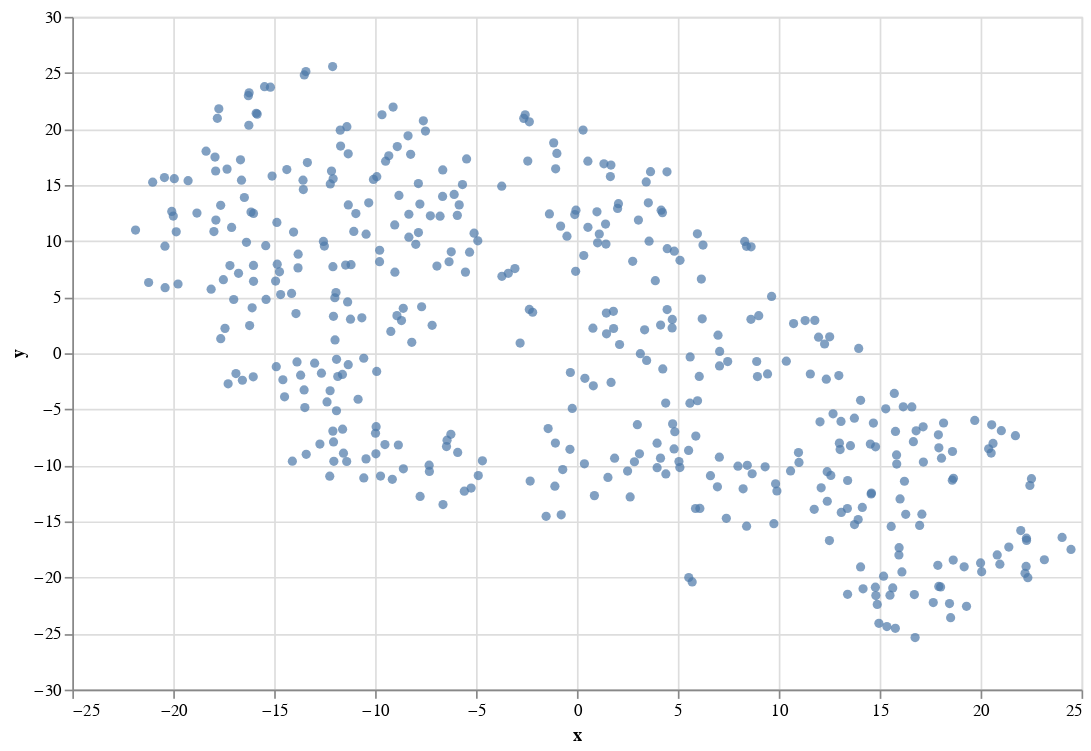

The cell this chart's notebook holds for it:
### Code cell
alt.Chart(good_data).mark_circle().encode(
                        x='x',
                        y='y',
                        tooltip=['Fresh', 'Milk', 'Grocery', 'Frozen', 'Detergents_Paper', 'Delicatessen']
                    ).properties(
                        width=600,
                        height=400
                    )

### Figure 1 — Vega-Lite specification as saved in the notebook (floating-point values rounded to 4 significant figures; data arrays with more than 128 entries replaced by an {"elided": "..."} marker saying what was removed)
{"config": {"view": {"continuousWidth": 400, "continuousHeight": 300}}, "data": {"name": "data-b83f9ef4689af79d3ebbbfe9e45ddc1b"}, "mark": "circle", "encoding": {"tooltip": [{"type": "quantitative", "field": "Fresh"}, {"type": "quantitative", "field": "Milk"}, {"type": "quantitative", "field": "Grocery"}, {"type": "quantitative", "field": "Frozen"}, {"type": "quantitative", "field": "Detergents_Paper"}, {"type": "quantitative", "field": "Delicatessen"}], "x": {"type": "quantitative", "field": "x"}, "y": {"type": "quantitative", "field": "y"}}, "height": 400, "width": 600, "$schema": "https://vega.github.io/schema/vega-lite/v4.8.1.json", "datasets": {"data-b83f9ef4689af79d3ebbbfe9e45ddc1b": {"elided": "436 records"}}}
